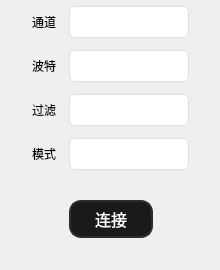
<?xml version="1.0" encoding="UTF-8"?>
<ui version="4.0">
 <class>canWidget</class>
 <widget class="QWidget" name="canWidget">
  <property name="geometry">
   <rect>
    <x>0</x>
    <y>0</y>
    <width>220</width>
    <height>270</height>
   </rect>
  </property>
  <property name="windowTitle">
   <string>Form</string>
  </property>
  <widget class="QWidget" name="layoutWidget">
   <property name="geometry">
    <rect>
     <x>0</x>
     <y>0</y>
     <width>221</width>
     <height>271</height>
    </rect>
   </property>
   <layout class="QVBoxLayout" name="verticalLayout">
    <item>
     <layout class="QHBoxLayout" name="horizontalLayout" stretch="1,1,5,1">
      <item>
       <spacer name="horizontalSpacer_3">
        <property name="orientation">
         <enum>Qt::Horizontal</enum>
        </property>
        <property name="sizeHint" stdset="0">
         <size>
          <width>40</width>
          <height>20</height>
         </size>
        </property>
       </spacer>
      </item>
      <item>
       <widget class="QLabel" name="label_2">
        <property name="sizePolicy">
         <sizepolicy hsizetype="Preferred" vsizetype="Preferred">
          <horstretch>0</horstretch>
          <verstretch>0</verstretch>
         </sizepolicy>
        </property>
        <property name="text">
         <string>通道</string>
        </property>
       </widget>
      </item>
      <item>
       <widget class="QComboBox" name="channelCombo">
        <property name="sizePolicy">
         <sizepolicy hsizetype="Fixed" vsizetype="Fixed">
          <horstretch>0</horstretch>
          <verstretch>0</verstretch>
         </sizepolicy>
        </property>
        <property name="minimumSize">
         <size>
          <width>0</width>
          <height>0</height>
         </size>
        </property>
        <property name="maximumSize">
         <size>
          <width>120</width>
          <height>32</height>
         </size>
        </property>
        <property name="font">
         <font>
          <family>微软雅黑</family>
          <pointsize>-1</pointsize>
         </font>
        </property>
        <property name="styleSheet">
         <string notr="true">/* 统一所有输入框（QLineEdit + QComboBox）的样式 */
QLineEdit, QComboBox {
    background-color: #ffffff;
    border: 1px solid #e0e0e0;
    border-radius: 6px;
    padding: 6px 8px;
    font-size: 16px;
    color: #333333;
}

/* QComboBox 下拉箭头区域样式（避免额外凸起 + 无警告） */
QComboBox::drop-down {
    border: none;
    background-color: transparent;
    width: 20px;
}
QComboBox::down-arrow {
    image: none; /* 清空箭头，无资源加载警告 */
    width: 12px;
    height: 12px;
}

/* 聚焦状态保持一致 */
QLineEdit:focus, QComboBox:focus {
    border: 1px solid #40a9ff;
    outline: none;
}</string>
        </property>
       </widget>
      </item>
      <item>
       <spacer name="horizontalSpacer_10">
        <property name="orientation">
         <enum>Qt::Horizontal</enum>
        </property>
        <property name="sizeHint" stdset="0">
         <size>
          <width>40</width>
          <height>20</height>
         </size>
        </property>
       </spacer>
      </item>
     </layout>
    </item>
    <item>
     <layout class="QHBoxLayout" name="horizontalLayout_2" stretch="1,1,5,1">
      <item>
       <spacer name="horizontalSpacer_6">
        <property name="orientation">
         <enum>Qt::Horizontal</enum>
        </property>
        <property name="sizeHint" stdset="0">
         <size>
          <width>40</width>
          <height>20</height>
         </size>
        </property>
       </spacer>
      </item>
      <item>
       <widget class="QLabel" name="label_3">
        <property name="sizePolicy">
         <sizepolicy hsizetype="Preferred" vsizetype="Preferred">
          <horstretch>0</horstretch>
          <verstretch>0</verstretch>
         </sizepolicy>
        </property>
        <property name="text">
         <string>波特</string>
        </property>
       </widget>
      </item>
      <item>
       <widget class="QComboBox" name="baudCombo">
        <property name="sizePolicy">
         <sizepolicy hsizetype="Fixed" vsizetype="Fixed">
          <horstretch>0</horstretch>
          <verstretch>0</verstretch>
         </sizepolicy>
        </property>
        <property name="minimumSize">
         <size>
          <width>0</width>
          <height>0</height>
         </size>
        </property>
        <property name="maximumSize">
         <size>
          <width>120</width>
          <height>32</height>
         </size>
        </property>
        <property name="font">
         <font>
          <family>微软雅黑</family>
          <pointsize>-1</pointsize>
         </font>
        </property>
        <property name="styleSheet">
         <string notr="true">/* 统一所有输入框（QLineEdit + QComboBox）的样式 */
QLineEdit, QComboBox {
    background-color: #ffffff;
    border: 1px solid #e0e0e0;
    border-radius: 6px;
    padding: 6px 8px;
    font-size: 16px;
    color: #333333;
}

/* QComboBox 下拉箭头区域样式（避免额外凸起 + 无警告） */
QComboBox::drop-down {
    border: none;
    background-color: transparent;
    width: 20px;
}
QComboBox::down-arrow {
    image: none; /* 清空箭头，无资源加载警告 */
    width: 12px;
    height: 12px;
}

/* 聚焦状态保持一致 */
QLineEdit:focus, QComboBox:focus {
    border: 1px solid #40a9ff;
    outline: none;
}</string>
        </property>
       </widget>
      </item>
      <item>
       <spacer name="horizontalSpacer_8">
        <property name="orientation">
         <enum>Qt::Horizontal</enum>
        </property>
        <property name="sizeHint" stdset="0">
         <size>
          <width>40</width>
          <height>20</height>
         </size>
        </property>
       </spacer>
      </item>
     </layout>
    </item>
    <item>
     <layout class="QHBoxLayout" name="horizontalLayout_3" stretch="1,1,5,1">
      <item>
       <spacer name="horizontalSpacer_9">
        <property name="orientation">
         <enum>Qt::Horizontal</enum>
        </property>
        <property name="sizeHint" stdset="0">
         <size>
          <width>40</width>
          <height>20</height>
         </size>
        </property>
       </spacer>
      </item>
      <item>
       <widget class="QLabel" name="label_4">
        <property name="sizePolicy">
         <sizepolicy hsizetype="Preferred" vsizetype="Preferred">
          <horstretch>0</horstretch>
          <verstretch>0</verstretch>
         </sizepolicy>
        </property>
        <property name="text">
         <string>过滤</string>
        </property>
       </widget>
      </item>
      <item>
       <widget class="QComboBox" name="filterCombo">
        <property name="sizePolicy">
         <sizepolicy hsizetype="Fixed" vsizetype="Fixed">
          <horstretch>0</horstretch>
          <verstretch>0</verstretch>
         </sizepolicy>
        </property>
        <property name="minimumSize">
         <size>
          <width>0</width>
          <height>0</height>
         </size>
        </property>
        <property name="maximumSize">
         <size>
          <width>120</width>
          <height>32</height>
         </size>
        </property>
        <property name="font">
         <font>
          <family>微软雅黑</family>
          <pointsize>-1</pointsize>
         </font>
        </property>
        <property name="styleSheet">
         <string notr="true">/* 统一所有输入框（QLineEdit + QComboBox）的样式 */
QLineEdit, QComboBox {
    background-color: #ffffff;
    border: 1px solid #e0e0e0;
    border-radius: 6px;
    padding: 6px 8px;
    font-size: 16px;
    color: #333333;
}

/* QComboBox 下拉箭头区域样式（避免额外凸起 + 无警告） */
QComboBox::drop-down {
    border: none;
    background-color: transparent;
    width: 20px;
}
QComboBox::down-arrow {
    image: none; /* 清空箭头，无资源加载警告 */
    width: 12px;
    height: 12px;
}

/* 聚焦状态保持一致 */
QLineEdit:focus, QComboBox:focus {
    border: 1px solid #40a9ff;
    outline: none;
}</string>
        </property>
       </widget>
      </item>
      <item>
       <spacer name="horizontalSpacer_11">
        <property name="orientation">
         <enum>Qt::Horizontal</enum>
        </property>
        <property name="sizeHint" stdset="0">
         <size>
          <width>40</width>
          <height>20</height>
         </size>
        </property>
       </spacer>
      </item>
     </layout>
    </item>
    <item>
     <layout class="QHBoxLayout" name="horizontalLayout_4" stretch="1,1,5,1">
      <item>
       <spacer name="horizontalSpacer_12">
        <property name="orientation">
         <enum>Qt::Horizontal</enum>
        </property>
        <property name="sizeHint" stdset="0">
         <size>
          <width>40</width>
          <height>20</height>
         </size>
        </property>
       </spacer>
      </item>
      <item>
       <widget class="QLabel" name="label_5">
        <property name="sizePolicy">
         <sizepolicy hsizetype="Preferred" vsizetype="Preferred">
          <horstretch>0</horstretch>
          <verstretch>0</verstretch>
         </sizepolicy>
        </property>
        <property name="text">
         <string>模式</string>
        </property>
       </widget>
      </item>
      <item>
       <widget class="QComboBox" name="modeCombo">
        <property name="sizePolicy">
         <sizepolicy hsizetype="Fixed" vsizetype="Fixed">
          <horstretch>0</horstretch>
          <verstretch>0</verstretch>
         </sizepolicy>
        </property>
        <property name="minimumSize">
         <size>
          <width>0</width>
          <height>0</height>
         </size>
        </property>
        <property name="maximumSize">
         <size>
          <width>120</width>
          <height>32</height>
         </size>
        </property>
        <property name="font">
         <font>
          <family>微软雅黑</family>
          <pointsize>-1</pointsize>
         </font>
        </property>
        <property name="styleSheet">
         <string notr="true">/* 统一所有输入框（QLineEdit + QComboBox）的样式 */
QLineEdit, QComboBox {
    background-color: #ffffff;
    border: 1px solid #e0e0e0;
    border-radius: 6px;
    padding: 6px 8px;
    font-size: 16px;
    color: #333333;
}

/* QComboBox 下拉箭头区域样式（避免额外凸起 + 无警告） */
QComboBox::drop-down {
    border: none;
    background-color: transparent;
    width: 20px;
}
QComboBox::down-arrow {
    image: none; /* 清空箭头，无资源加载警告 */
    width: 12px;
    height: 12px;
}

/* 聚焦状态保持一致 */
QLineEdit:focus, QComboBox:focus {
    border: 1px solid #40a9ff;
    outline: none;
}</string>
        </property>
       </widget>
      </item>
      <item>
       <spacer name="horizontalSpacer_14">
        <property name="orientation">
         <enum>Qt::Horizontal</enum>
        </property>
        <property name="sizeHint" stdset="0">
         <size>
          <width>40</width>
          <height>20</height>
         </size>
        </property>
       </spacer>
      </item>
     </layout>
    </item>
    <item>
     <layout class="QHBoxLayout" name="horizontalLayout_5">
      <property name="bottomMargin">
       <number>5</number>
      </property>
      <item>
       <spacer name="horizontalSpacer">
        <property name="orientation">
         <enum>Qt::Horizontal</enum>
        </property>
        <property name="sizeHint" stdset="0">
         <size>
          <width>13</width>
          <height>75</height>
         </size>
        </property>
       </spacer>
      </item>
      <item>
       <widget class="QPushButton" name="connectBtn">
        <property name="styleSheet">
         <string notr="true">/* QPushButton 基础样式 - 核心暗黑风格 */
QPushButton {
    background-color: #1a1a1a;
    border-radius: 12px;
    border: 2px solid #2d2d2d;
    font-family: &quot;Microsoft YaHei&quot;, sans-serif;
    font-size: 16px;
    color: #ffffff;
    padding: 5px 10px;
    min-width: 60px;
    min-height: 24px;
}
QPushButton:hover {
    background-color: #2a2a2a;
    border-color: #3d3d3d;
}
QPushButton:pressed {
    background-color: #0a0a0a;
}
QPushButton:disabled {
    background-color: #2c2c2c;
    color: #666666;
}
QPushButton[connected=&quot;true&quot;] {
    background-color: #ff0000;
    border: 2px solid #ffffff;
    color: #ffffff;
}
QPushButton[connected=&quot;true&quot;]:hover {
    background-color: #ff3333;
}
QPushButton[connected=&quot;true&quot;]:pressed {
    background-color: #cc0000;
}</string>
        </property>
        <property name="text">
         <string>连接</string>
        </property>
       </widget>
      </item>
      <item>
       <spacer name="horizontalSpacer_15">
        <property name="orientation">
         <enum>Qt::Horizontal</enum>
        </property>
        <property name="sizeHint" stdset="0">
         <size>
          <width>13</width>
          <height>75</height>
         </size>
        </property>
       </spacer>
      </item>
     </layout>
    </item>
   </layout>
  </widget>
 </widget>
 <resources/>
 <connections/>
</ui>
